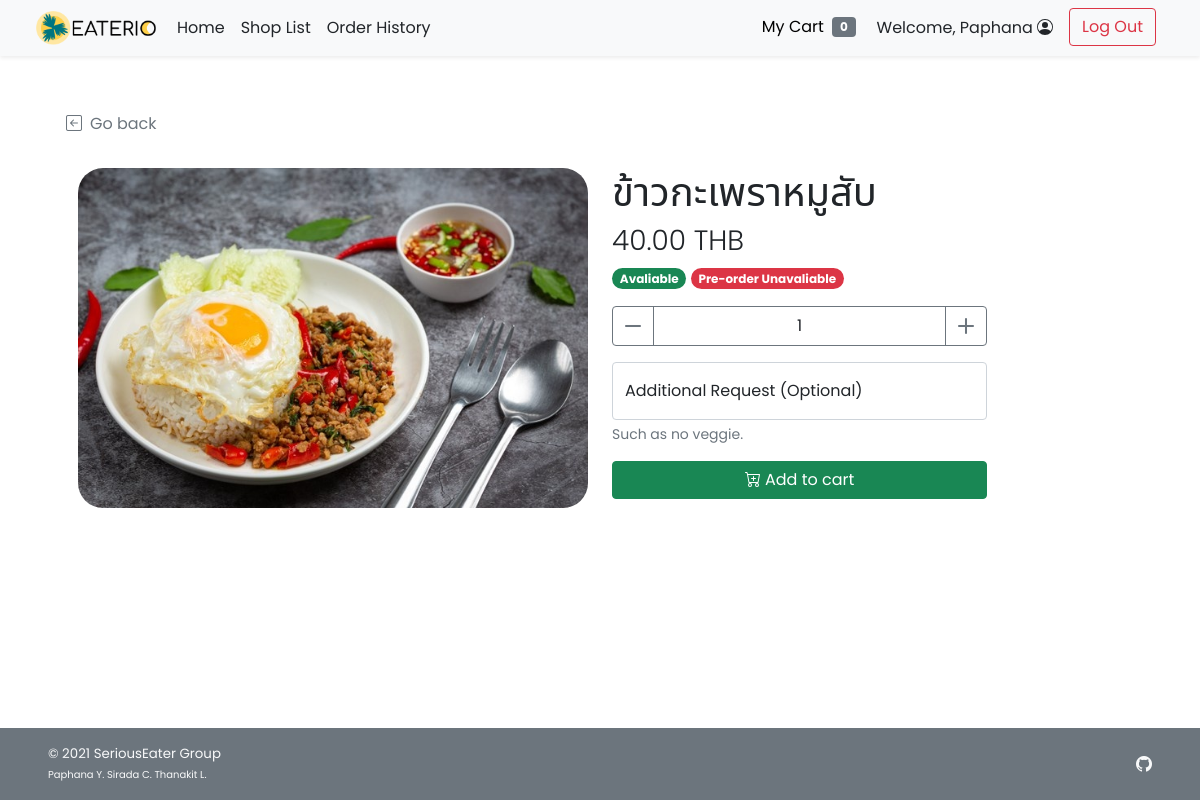
Page /food_item.php?s_id=1&f_id=1 (signed in) on the committed database.
### tables this page shows
CREATE TABLE `food` (
  `f_id` int(11) NOT NULL,
  `s_id` int(11) NOT NULL,
  `f_name` varchar(100) NOT NULL,
  `f_price` decimal(6,2) NOT NULL,
  `f_todayavail` tinyint(4) NOT NULL DEFAULT 1 COMMENT 'Food is available to order or not',
  `f_preorderavail` tinyint(4) NOT NULL DEFAULT 1,
  `f_pic` text DEFAULT NULL
);

### food_item.php (the view, shortened to what this page needs)
<!DOCTYPE html>
<html lang="en">
<head>
    <?php
        include("conn_db.php");
        include('head.php');
    ?>
    <link href="css/main.css" rel="stylesheet">
    <link href="css/menu.css" rel="stylesheet">
</head>
<body class="d-flex flex-column h-100">
    <?php
        include('nav_header.php');
        $s_id = $_GET["s_id"];
        $f_id = $_GET["f_id"];
        $query = "SELECT * FROM food WHERE s_id = {$s_id} AND f_id = {$f_id} LIMIT 0,1";
        $result = $mysqli -> query($query);
        $food_row = $result -> fetch_array();
    ?>
    <div class="container px-5 py-4" id="shop-body">
        <div class="row my-4">
            <a class="nav nav-item text-decoration-none text-muted mb-2" href="#" onclick="history.back();">
                <i class="bi bi-arrow-left-square me-2"></i>Go back
            </a>
        </div>
        <div class="row row-cols-1 row-cols-md-2 mb-5">
            <div class="col mb-3 mb-md-0">
                <img
                    <?php
                        if(is_null($food_row["f_pic"])){echo "src='img/default.png'";}
                        else{echo "src=\"img/{$food_row['f_pic']}\"";}
                    ?>
                    class="img-fluid rounded-25 float-start"
                    alt="<?php echo $food_row["f_name"]?>">
            </div>
            <div class="col text-wrap">
                <h1 class="fw-light"><?php echo $food_row["f_name"]?></h1>
                <h3 class="fw-light"><?php echo $food_row["f_price"]?> THB</h3>
                <ul class="list-unstyled mb-3 mb-md-0">
                    <li class="my-2">
                        <?php if($food_row["f_todayavail"]==1){ ?>
                        <span class="badge rounded-pill bg-success">Avaliable</span>
                        <?php }else{ ?>
                        <span class="badge rounded-pill bg-danger">Unavaliable</span>
                        <?php }
                            if($food_row["f_preorderavail"]==1){?>
                        <span class="badge rounded-pill bg-success">Pre-order avaliable</span>
                        <?php }else{ ?>
                        <span class="badge rounded-pill bg-danger">Pre-order Unavaliable</span>
                        <?php }?>
                    </li>
                </ul>
                <div class="form-amount">
                    <form class="mt-3" method="POST" action="add_item.php">
                        <div class="input-group mb-3">
                            <button id="sub_btn" class="btn btn-outline-secondary" type="button" title="subtract amount" onclick="sub_amt('amount')">
                                <i class="bi bi-dash-lg"></i>
                            </button>
                            <input type="number" class="form-control text-center border-secondary" id="amount"
                                name="amount" value="1" min="1" max="99">
                            <button id="add_btn" class="btn btn-outline-secondary" type="button" title="add amount" onclick="add_amt('amount')">
                                <i class="bi bi-plus-lg"></i>
                            </button>
                        </div>
                        <div class="form-floating mb-3">
                            <input type="text" class="form-control" id="addrequest" name="request" placeholder=" ">
                            <label for="addrequest" class="d-inline-text">Additional Request (Optional)</label>
                            <div id="addrequest_helptext" class="form-text">
                                Such as no veggie.
                            </div>
                        </div>
                        <button class="btn btn-success w-100" type="submit" title="add to cart" name="addtocart"
                        >
                             Add to cart
                        </button>
                    </form>
                </div>
            </div>
        </div>
    </div>
    <footer
        class="footer d-flex flex-wrap justify-content-between align-items-center px-5 py-3 mt-auto bg-secondary text-light">
        <span class="smaller-font">&copy; 2021 SeriousEater Group<br /><span class="xsmall-font">Paphana Y. Sirada C.
                Thanakit L.</span></span>
        <ul class="nav justify-content-end list-unstyled d-flex">
            <li class="ms-3"><a class="text-light" target="_blank" href="https://github.com/waterthatfrozen/EATERIO"><i
                        class="bi bi-github"></i></a></li>
        </ul>
    </footer>
</body>
</html>

### css/main.css (style rules this page uses)
body { height: 100%; padding-top: 4rem; margin-bottom: -50px; font-family: 'Poppins', 'Noto Sans Thai', sans-serif; }
a { cursor: pointer; }
.bi { vertical-align: -.125em; fill: currentColor; }
.smaller-font { font-size: smaller; }
.xsmall-font { font-size: x-small; }
.rounded-25 { border-radius: 25px; }

### css/menu.css (style rules this page uses)
html, body { height: 100%; }
input[type=number] { -moz-appearance: textfield; }
.form-amount { max-width: 375px; }

### head.php (style rules this page uses)
body { font-family: 'Noto Sans Thai', sans-serif; font-family: 'Poppins', sans-serif; }

### rows in the picture
food: f_pic (picture), f_name "ข้าวกะเพราหมูสับ", f_price "40.00"

### other values in the picture
$_SESSION['firstname'] "Paphana"
